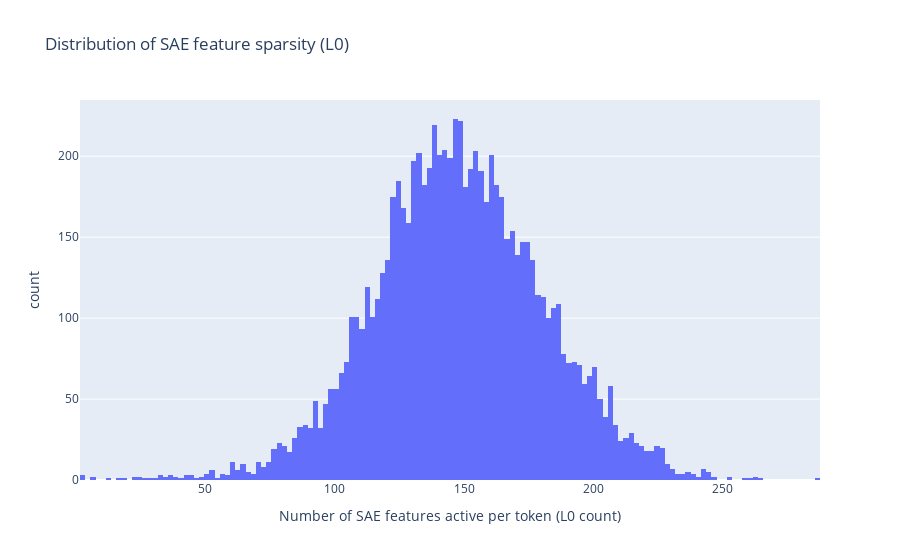

Source (notebook cell):
### Markdown cell above
## L0 sparsity check

Compute the number of active SAE features per token to sanity-check sparsity.

### Code cell
sae.eval()
with torch.no_grad():
    tokens = batch_tokens
    target_layer = int(hook_name.split('.')[1]) if hook_name.startswith('blocks.') else None
    _, cache = model.run_with_cache(
        tokens,
        prepend_bos=prepend_bos,
        names_filter=[hook_name],
        stop_at_layer=(target_layer + 1) if target_layer is not None else None,
    )
    acts = cache[hook_name]
    feature_acts = sae.encode(acts)
    l0 = (feature_acts > 0).sum(dim=-1).float()
    if prepend_bos:
        l0 = l0[:, 1:]
    l0_flat = l0.flatten().cpu()
    l0_values = l0_flat.numpy()
    print(f'Mean L0: {l0_flat.mean().item():.2f} +/- {l0_flat.std().item():.2f}')
    del cache, acts, feature_acts
    if torch.cuda.is_available():
        torch.cuda.empty_cache()

fig = px.histogram(
    x=l0_values,
    labels={
        'x': 'Number of SAE features active per token (L0 count)',
        'y': 'Token positions in sampled batch',
    },
    title='Distribution of SAE feature sparsity (L0)',
)
fig.show()

### Figure 1 — Plotly figure (JSON) as saved in the notebook; plotly's stock layout.template omitted (floating-point values rounded to 4 significant figures; data arrays with more than 128 entries replaced by an {"elided": "..."} marker saying what was removed)
{"data": [{"bingroup": "x", "hovertemplate": "Number of SAE features active per token (L0 count)=%{x}<br>count=%{y}<extra></extra>", "legendgroup": "", "marker": {"color": "#636efa", "pattern": {"shape": ""}}, "name": "", "orientation": "v", "showlegend": false, "type": "histogram", "x": {"elided": "8160 float values"}, "xaxis": "x", "yaxis": "y"}], "layout": {"barmode": "relative", "legend": {"tracegroupgap": 0}, "title": {"text": "Distribution of SAE feature sparsity (L0)"}, "xaxis": {"anchor": "y", "domain": [0, 1], "title": {"text": "Number of SAE features active per token (L0 count)"}}, "yaxis": {"anchor": "x", "domain": [0, 1], "title": {"text": "count"}}}}
